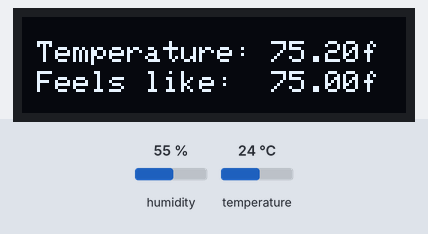
Recording of a sketch running on a simulated Arduino Uno, built with avr-gcc and run on an emulated ATmega328P. Shown: 128×32 one-colour display. Inputs (shaded band) come from the test bench; at power-on: temperature 24 °C, humidity 55 %. The modem accepts every AT command (registered, SIM ready, sends succeed) and sends nothing else; what the sketch prints to the serial monitor is not drawn.

Above: at 3.2 s.
3.3 s: temperature set to 41 °C
At 5.5 s:
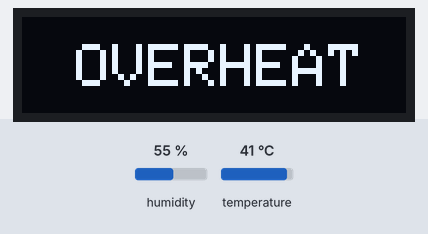
At 10.7 s:
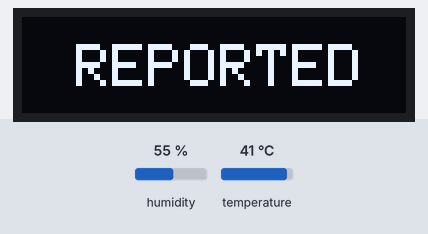
Timing chart, 0 to 12.2 s (numbered marks = the images above; inputs shaded):
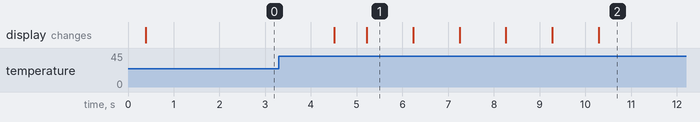

Measured:
- after the input at 3.3 s, the display: first changes after 1.2 s (image 1 shows a later state)
- what the display in image 1 shows lasts 1.0 s, from 5.2 s to 6.2 s

The sketch:

flex-iot.ino
```cpp
#include <math.h>

// Modem software serial connection
#include <SoftwareSerial.h>
#include "SIM800Twilio.hpp"
#define RX_PIN 10
#define TX_PIN 11
#define MODEM_BAUD 9600
SIM800Twilio modem(RX_PIN, TX_PIN, MODEM_BAUD);

// Temperature and humidity sensor
#include "DHT.h"
#define DHTPIN 6 // Sensor data pin
#define DHTTYPE DHT11 // DHT 11
DHT dht(DHTPIN, DHTTYPE);

// IC2 SSD1306 OLED
#include <SPI.h>
#include <Wire.h>
#include <Adafruit_GFX.h>
#include <Adafruit_SSD1306.h>
#define OLED_RESET 4
Adafruit_SSD1306 display(OLED_RESET);
#define LOGO16_GLCD_HEIGHT 32
#define LOGO16_GLCD_WIDTH  128


// Pop text onto OLED
void popText(String string) {
  display.invertDisplay(true);
  display.setTextSize(2);
  display.setTextColor(WHITE);
  display.setCursor(18,9);
  display.clearDisplay();
  display.println(string);
  display.display();
  display.invertDisplay(false);
  delay(1000);
}

void setup()
{
  // Initialize serial monitor
  Serial.begin(115200);

  // Initialize software serial to modem
  modem.begin();

  // Initialize sensor
  dht.begin();

  // Initialize OLED
  display.begin(SSD1306_SWITCHCAPVCC, 0x3C);  // initialize with the I2C addr 0x3C (for the 128x32)
  display.clearDisplay();
  display.display();

}

void loop() {

  delay(300);

  // Reading temperature or humidity takes about 250 milliseconds!
  float h = dht.readHumidity(); // Humidity
  float f = dht.readTemperature(true); // Temp Fahrenheit (isFahrenheit = true)
  float hif = dht.computeHeatIndex(f, h); // Feels like

  // Display text
  display.clearDisplay();
  display.setTextSize(1);
  display.setTextColor(WHITE);
  display.setCursor(5,8);
  display.println("Temperature: " + String(f) + "f");
  display.setCursor(5,18);
  display.println("Feels like:  " + String(hif) + "f");
  display.display();

  delay(700);

  Serial.println("Temp: " + String(f));

  // Check for overheat, send command if so
  if (f > float(105)){
    Serial.println("Triggered: " + String(f));
    String command = "Overheat detected!";
    for (int i=0; i<3; ++i){
      popText("OVERHEAT");
      popText("REPORTED");
    }
    modem.send_command(command);
    // Delay to lessen amount of alerts
    delay(10000);
  }
}
```

SIM800Twilio.cpp
```cpp
#include "SIM800Twilio.hpp"

/*
 * Reserve storage space, begin Software Serial and reset the modem
 */
void SIM800Twilio::begin()
{
        _storage.reserve(512);
        this->SoftwareSerial::begin(baud);
//        this->reset_modem();
}

/*
 * Send 'AT' to the modem
 */
void SIM800Twilio::reset_modem()
{
        this->print("AT\r\n");
        while (_read_serial().indexOf("OK") == -1) {
                this->print("AT\r\n");
        }

        delay(1000);

        /*
         * Clear out any extra messages - depending on state,
         * the module may send out Voice Ready/SMS Ready messages.
         */

        _read_serial();
        _read_serial();
}

/*
 * Find the next indexed message from short code 2936, which is a Twilio
 * Machine to machine command.
 * Inputs:
 *  - m2m : Machine to machine command struct
 *  - index : SMS index to start the search
 *  - delete_non_twilio_msgs : To delete messages not from 2936
 *
 * Outputs:
 *  - m2m : Populated command (if success)
 *  - bool (method) : Whether a command was found
 */
bool SIM800Twilio::read_command(
        M2MCommand &m2m,
        uint16_t index,
        bool delete_non_twilio_msgs)
{
        bool foundCommand = false;

        while (1) {
                String text = _read_SMS(index);
                if (( text.indexOf("ERROR")) != -1 && text.length() < 20) {
                        return false;
                }

                if (text.indexOf("OK") != -1 && text.length() < 20) {
                        ++index;
                        continue;
                }

                /* Extract the number */
                int16_t p1 = text.indexOf(",");
                int16_t p2 = text.indexOf(",", p1+1);

                if (p1 == -1 || p2 == -1 || p1 == p2) {
                        ++index;
                        continue;
                }

                /* Check it is a Twilio Command from shortcode 2936*/
                if (text.substring(p1+2, p2-1).indexOf("2936") == -1) {
                        if (delete_non_twilio_msgs) {
                                // Remove the message
                                delete_SMS(index);
                        }
                        ++index;
                        continue;
                }

                m2m.index = index;

                /* Extract the date */
                p1 = text.indexOf(",", p2+1);

                if (p1 == -1 || p2 == -1 || p1 == p2) {
                        ++index;
                        continue;
                }

                p1 = text.indexOf("\"", p1+1);
                p2 = text.indexOf("\"", p1+1);

                m2m.date = text.substring(p1+1, p2-1);

                /* Extract the message */

                p1 = text.lastIndexOf("OK");
                m2m.command = text.substring(p2+3, p1-4);

                return true;
        }

        return false;
}

/*
 * Send an SMS to short code 2936, which is a Twilio
 * Machine to machine command.
 * Inputs:
 *  - command : String holding a command (keep it under 160 ASCII/67 UCS-2)
 *
 * Outputs:
 *  - bool (method) : Whether a command was sent successfully
 */
bool SIM800Twilio::send_command(String command)
{
        return _send_SMS("2936", command);
}

/*
 * Delete an SMS by index
 * Inputs:
 *  - index : The index of the SMS on the SIM800
 *
 * Outputs:
 *  - bool (method) : Whether the SMS was deleted successfully
 */
bool SIM800Twilio::delete_SMS(uint16_t index)
{
        this->print("AT+CMGD=");
        this->print(index);
        this->print(",0\n\r");

        _storage=_read_serial();
        if ( (_storage.indexOf("ERROR")) == -1) {
                return false;
        }

        return true;
}

bool SIM800Twilio::_send_SMS(String number, String message)
{
        this->print("AT+CMGF=1\r\n");
        _storage=_read_serial();

        this->print("AT+CMGS=\"");
        this->print(number);
        this->print("\"\r\n");
        _storage = _read_serial();

        this->print (message);
        this->print ("\r\n");
        _storage = _read_serial();

        /* EOM character ^Z */
        this->write(0x1A);
        _storage=_read_serial(SEND_SMS_TIMEOUT);


        if (_storage.indexOf("ERROR") == -1) {
                return false;
        }

        return true;
}

String SIM800Twilio::_read_SMS(uint8_t index)
{

        this->print ("AT+CMGF=1\r");

        if (( _read_serial().indexOf("ERROR")) == -1) {
                this->print ("AT+CMGR=");
                this->print (index);
                this->print ("\r");
                _storage = _read_serial();

                if (_storage.indexOf("+CMGR")!=-1) {
                        return _storage;
                } else {
                        return "";
                }

                return "";
        }
}

String SIM800Twilio::_read_serial(int16_t timeout)
{
        for (int i = 0; i < 100; ++i ) {
                if (this->available()) break;
                delay(50);
        }

        String temp;

        uint64_t last_char = millis();
        while (millis() < last_char + timeout) {
                if (this->available()) {
                        temp += (char) this->read();
                        last_char = millis();
                }
        }

        return temp;
}
```

SIM800Twilio.hpp
```cpp
#pragma once

#include <SoftwareSerial.h>
#include "Arduino.h"

#define READ_SMS_TIMEOUT    1000  // 1 Second
#define SEND_SMS_TIMEOUT    30000 // 30 Second

struct M2MCommand
{
        int16_t index;
        String date;
        String command;
};

class SIM800Twilio : public SoftwareSerial {
public:
        SIM800Twilio(
                uint8_t receive_in,
                uint8_t transmit_in,
                uint16_t baud_in
        )
                : SoftwareSerial(receive_in, transmit_in)
                , receive(receive_in)
                , transmit(transmit_in)
                , baud(baud_in)
        {}

        // Empty destructor
        ~SIM800Twilio() = default;

        // Modem utilities
        void begin();
        void reset_modem();

        // Send a machine to machine command
        bool send_command(String text);

        // Read a command starting from an index.
        bool read_command(
                M2MCommand &m2m,
                uint16_t index = 1,
                bool delete_non_twilio_msgs = false
        );

        // Delete an individual message by index
        bool delete_SMS(uint16_t);

private:
        // Receive pin (software)
        uint8_t         receive;

        // Transmit pin (software)
        uint8_t         transmit;

        // Baud rate (software))
        uint16_t        baud;

        // Storage for when serial messages come in
        String          _storage;

        // Utility functions to send/receive SMS and to read strings from
        // Sim800 serial
        String          _read_serial(int16_t timeout = READ_SMS_TIMEOUT);
        String          _read_SMS(uint8_t index);
        bool            _send_SMS(String number, String message);
};
```
